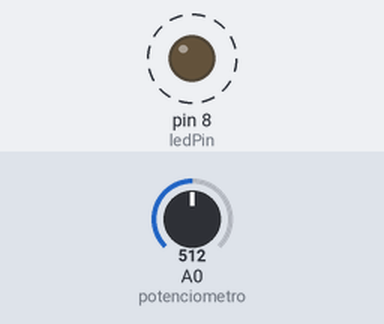
Recording of a sketch running on a simulated Arduino Uno, built with avr-gcc and run on an emulated ATmega328P. Parts: output pins drawn as LEDs (lit = HIGH). Dashed ring = blinking. The inputs (shaded band) are chosen by the test bench; at power-on: A0 (potenciometro) = 512.

Above: at 1.8 s.
1.9 s: A0 (potenciometro) set to 0
At 2.9 s:
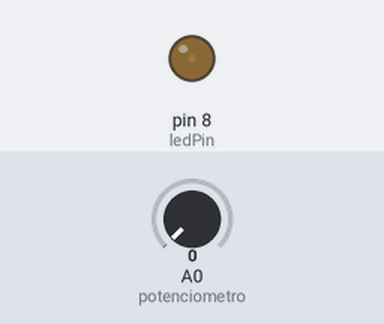
3.6 s: A0 (potenciometro) set to 122
At 3.9 s:
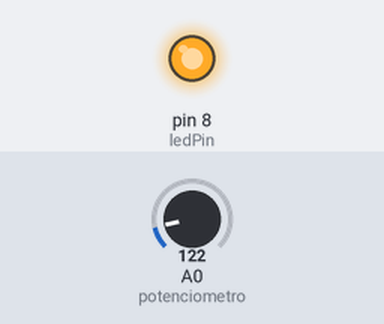
Timing chart, 0 to 13.1 s (numbered marks = the images above; inputs shaded):
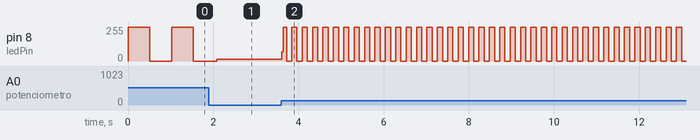

The sketch:

led_pisca_pisca.ino
```cpp
#define potenciometro A0      // Porta analogica 0
#define ledPin 8              // Porta digital 8

void setup() {
  pinMode(ledPin, OUTPUT);    // Definicao do pino 8 como output
}

void loop() {

  int intervalo = analogRead(potenciometro);  // Leitura do valor

  digitalWrite(ledPin, HIGH);  // Ligar led
  delay(intervalo);            // Manter o led ligado durante o tempo dado pelo potenciometro

  digitalWrite(ledPin, LOW);   // Desligar led
  delay(intervalo);            // Manter o led desligado durante o tempo dado pelo potenciometro
}
```

Measured:
- after the input at 3.6 s, pin 8 (ledPin): 15/255 → 68/255 at once, then moves between 0/255 and 255/255, repeating every 0.24 s
- by itself, pin 8 (ledPin): alternates 255/255 for 0.51 s and 0/255 for 0.51 s
